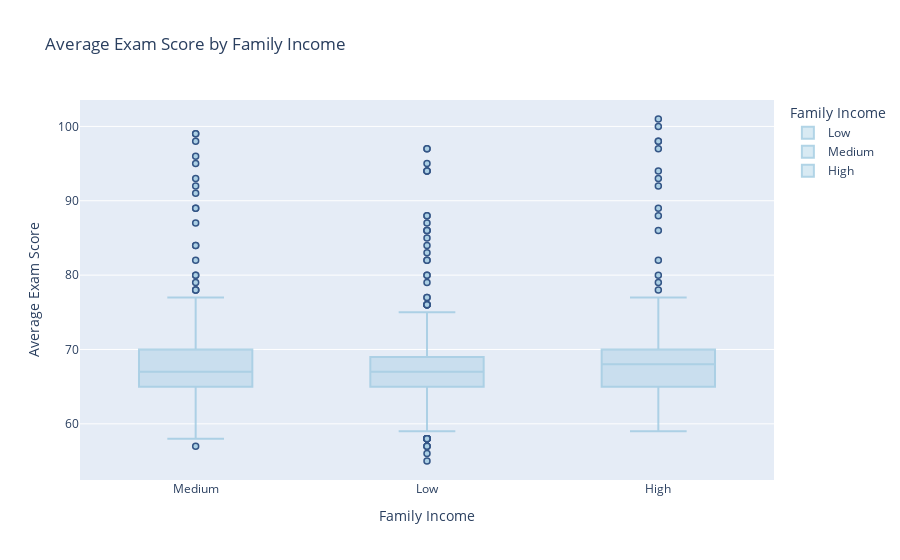

Write notebook code for a chart like this one.
### Markdown cell above
#####  2.3 - Visualizing the Relationship Between Family Income and Exam Scores

In this section, we generate a **box plot** to visualize how **family income categories** relate to **average exam scores**. A box plot is a useful tool for showing the distribution of data and identifying any potential outliers.

### Code cell
# Plot the distribution of the exam score by family_iconme
fig = px.box(df, 
             x='family_income_cat',
             y='exam_score_num', 
             title='Average Exam Score by Family Income', 
             labels={'exam_score_num': 'Average Exam Score', 'family_income_cat': 'Family Income'},
             color='family_income_cat',)

# Update plot, put the x-axis in ascending order and select different colors for the bars
fig.update_xaxes(categoryorder='total descending')
fig.update_traces(marker_color='rgb(158,202,225)', 
                  marker_line_color='rgb(8,48,107)',
                  marker_line_width=1.5, opacity=0.8)

fig.show()

### Figure 1 — Plotly figure (JSON) as saved in the notebook; plotly's stock layout.template omitted (floating-point values rounded to 4 significant figures; data arrays with more than 128 entries replaced by an {"elided": "..."} marker saying what was removed)
{"data": [{"alignmentgroup": "True", "hovertemplate": "Family Income=%{x}<br>Average Exam Score=%{y}<extra></extra>", "legendgroup": "Low", "marker": {"color": "rgb(158,202,225)", "line": {"color": "rgb(8,48,107)", "width": 1.5}}, "name": "Low", "notched": false, "offsetgroup": "Low", "opacity": 0.8, "orientation": "v", "showlegend": true, "type": "box", "x": {"elided": "2582 str values"}, "x0": " ", "xaxis": "x", "y": {"elided": "2582 int values"}, "y0": " ", "yaxis": "y"}, {"alignmentgroup": "True", "hovertemplate": "Family Income=%{x}<br>Average Exam Score=%{y}<extra></extra>", "legendgroup": "Medium", "marker": {"color": "rgb(158,202,225)", "line": {"color": "rgb(8,48,107)", "width": 1.5}}, "name": "Medium", "notched": false, "offsetgroup": "Medium", "opacity": 0.8, "orientation": "v", "showlegend": true, "type": "box", "x": {"elided": "2566 str values"}, "x0": " ", "xaxis": "x", "y": {"elided": "2566 int values"}, "y0": " ", "yaxis": "y"}, {"alignmentgroup": "True", "hovertemplate": "Family Income=%{x}<br>Average Exam Score=%{y}<extra></extra>", "legendgroup": "High", "marker": {"color": "rgb(158,202,225)", "line": {"color": "rgb(8,48,107)", "width": 1.5}}, "name": "High", "notched": false, "offsetgroup": "High", "opacity": 0.8, "orientation": "v", "showlegend": true, "type": "box", "x": {"elided": "1230 str values"}, "x0": " ", "xaxis": "x", "y": {"elided": "1230 int values"}, "y0": " ", "yaxis": "y"}], "layout": {"boxmode": "overlay", "legend": {"title": {"text": "Family Income"}, "tracegroupgap": 0}, "title": {"text": "Average Exam Score by Family Income"}, "xaxis": {"anchor": "y", "categoryarray": ["Low", "Medium", "High"], "categoryorder": "total descending", "domain": [0, 1], "title": {"text": "Family Income"}}, "yaxis": {"anchor": "x", "domain": [0, 1], "title": {"text": "Average Exam Score"}}}}
